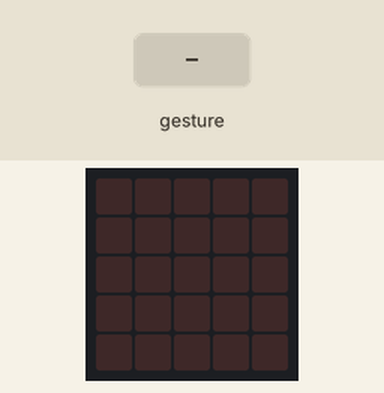
This program was run on a simulated BBC micro:bit (MakeCode). Parts: the board's 5×5 LED display. Inputs (shaded band) come from the test bench. Random numbers come from a fixed seed; a tilt is held for 1.5 s and a shake lasts 1 s, then the board lies face up again.

Above: at 1.2 s.
1.3 s: gesture 'shake'
At 2.1 s:
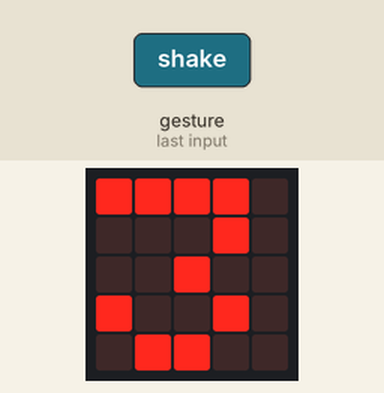
At 4.1 s:
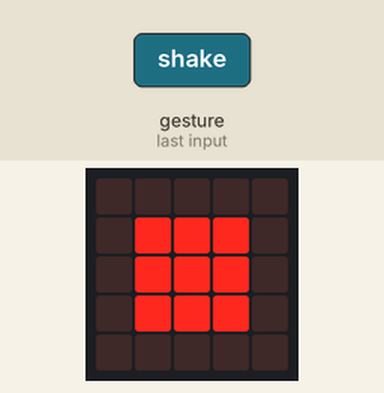
4.3 s: gesture 'shake'
At 7.9 s:
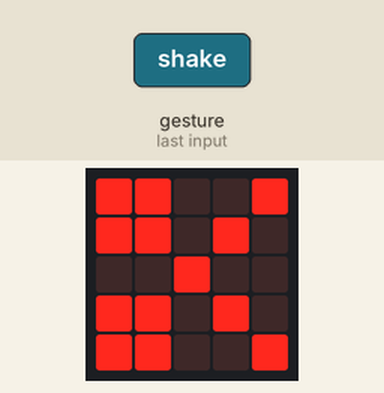
Timing chart, 0 to 9.4 s (numbered marks = the images above; inputs shaded):
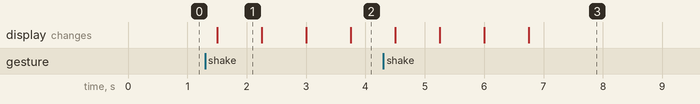

The program:

main.ts
```typescript
let mamo = 0
input.onGesture(Gesture.Shake, function () {
    basic.showNumber(3)
    basic.showNumber(2)
    basic.showNumber(1)
    mamo = randint(1, 3)
    if (mamo == 1) {
        basic.showLeds(`
            . . . . .
            . # # # .
            . # # # .
            . # # # .
            . . . . .
            `)
    } else if (mamo == 2) {
        basic.showLeds(`
            # # # # #
            # . . . #
            # . . . #
            # . . . #
            # # # # #
            `)
    } else {
        basic.showIcon(IconNames.Scissors)
    }
})
basic.forever(function () {

})
```

test.ts
```typescript
// aquí va el archivo "tests"; esto no se compilará cuando este paquete se utilice como una extensión.
```

Measured:
- after the input at 1.3 s, the display: changes after 0.20 s (image 1)
- after the input at 4.3 s, the display: first changes after 0.20 s (image 3 shows a later state)
- what the display in image 1 shows lasts 0.8 s, from 1.5 s to 2.3 s
